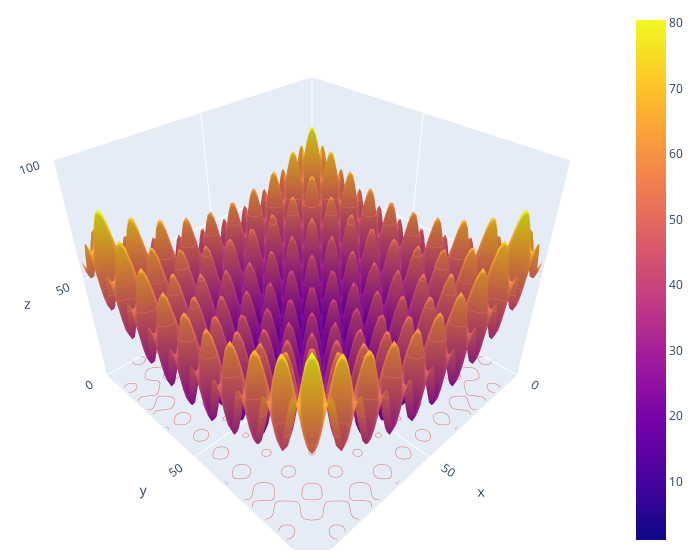

Notebook code cell kept with this figure:
### Code cell
fig = go.Figure(
    data=[
        go.Surface(
            z = z
        )
    ]
)

fig.update_layout(
    scene = dict(
        xaxis = dict(nticks=4, range=[0,100],),
        yaxis = dict(nticks=4, range=[0,100],),
        zaxis = dict(nticks=4, range=[0,100],),
    ),
    width = 700,
    margin = dict(r = 20, l = 10, b = 10, t = 10)
)

fig.update_traces(
    contours_z = dict(
        show=True, 
        usecolormap=True,
        highlightcolor="limegreen", 
        project_z=True
    )
)

fig.show()

### Figure 1 — Plotly figure (JSON) as saved in the notebook; plotly's stock layout.template omitted (floating-point values rounded to 4 significant figures; data arrays with more than 128 entries replaced by an {"elided": "..."} marker saying what was removed)
{"data": [{"contours": {"z": {"highlightcolor": "limegreen", "project": {"z": true}, "show": true, "usecolormap": true}}, "type": "surface", "z": {"elided": "100x100 float values"}}], "layout": {"margin": {"b": 10, "l": 10, "r": 20, "t": 10}, "scene": {"xaxis": {"nticks": 4, "range": [0, 100]}, "yaxis": {"nticks": 4, "range": [0, 100]}, "zaxis": {"nticks": 4, "range": [0, 100]}}, "width": 700}}
